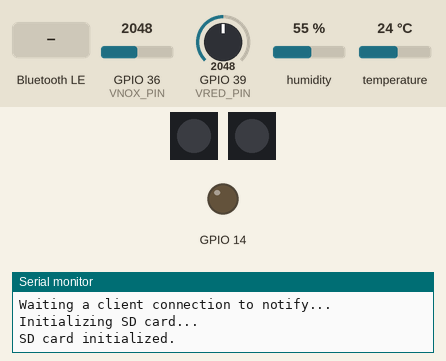
Bench run of a sketch on a simulated ESP32. Parts: 2 × 1 RGB LEDs in strip order, left to right, output pins drawn as LEDs (lit = HIGH), the last lines printed to the serial monitor. Inputs (shaded band) come from the test bench; at power-on: GPIO 36 (VNOX_PIN) = 2048, GPIO 39 (VRED_PIN) = 2048, humidity 55 %, temperature 24 °C. Dim RGB values are drawn brighter than linear; storage starts empty; nothing arrives over Bluetooth unless stated; a phone connects over Bluetooth LE 3 s after start.

Above: at 0.9 s.
1.0 s: Bluetooth LE write "3" received
2.5 s: Bluetooth LE write "3" received
At 10.5 s:
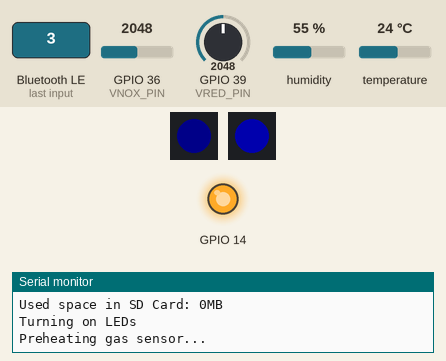
At 50.9 s:
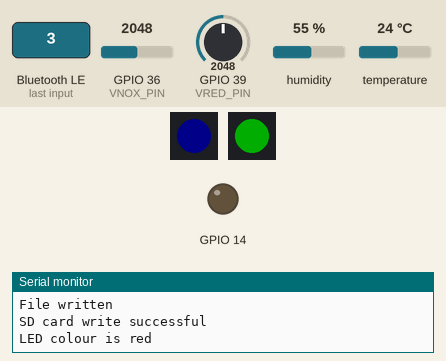
Timing chart, 0 to 51.6 s (numbered marks = the images above; inputs shaded):
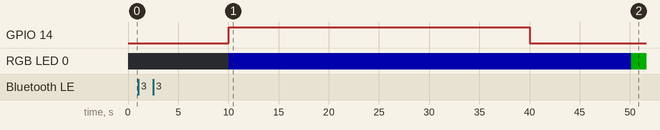

The sketch:

full_code_v5.ino
```cpp
#include "Adafruit_NeoPixel.h"
#include "DHT.h"
#include "SD.h"
#include "SPI.h"
#include <BLE2902.h>
#include <BLEDevice.h>
#include <BLEServer.h>
#include <BLEUtils.h>
#include <WiFi.h> //added to get MAC Address
#include <esp_wifi.h>

String prometeoID;

// Bluetooth Low Energy configuration
BLEServer *pServer = NULL;
BLECharacteristic *pCharacteristic = NULL;
BLECharacteristic *pDateTime = NULL;
BLECharacteristic *pStatusCloud = NULL;
bool deviceConnected = false;
bool oldDeviceConnected = false;
bool sent_to_client = false; // flag to know if we sent the data to the mobile or not
// See the following for generating UUIDs:https://www.uuidgenerator.net/
#define PROMETEO_SERVICE_UUID                                                                      \
  "2c32fd5f-5082-437e-8501-959d23d3d2fb" // BLE: UUID of the Prometeo Service
#define SENSORS_CHARACTERISTIC_UUID                                                                \
  "dcaaccb4-c1d1-4bc4-b406-8f6f45df0208" // BLE: UUID for sensors characteristic(all sensors
                                         // readings in only one characteristic)
#define DATE_TIME_CHARACTERISTIC_UUID                                                              \
  "e39c34e9-d574-47fc-a66e-425cec812aab" // BLE: UUID for the Date and Time characteristic, we are
                                         // going to get this value from the mobile
#define STATUS_CLOUD_CHARACTERISTIC_UUID                                                           \
  "125ad2af-97cd-4f7a-b1e2-5109561f740d" // BLE: UUID for the Status Cloud Color characteristic, we
                                         // are going to get this value from the mobile

// Global Variables definition
// Variables to put the readings from the sensors
uint32_t preHeatSeconds = 30; // 30 second preheat advised
uint32_t measureSeconds = 10; // configurable, 10-60 seconds
float tempValue = 0;
float humValue = 0;
float coValue = 0;
float no2Value = 0;
float tempValueStDev = 0;
float humValueStDev = 0;
float coValueStDev = 0;
float no2ValueStDev = 0;
float tempThreshold = 80; // 80C is max temperature rating for Prometeo device
float coThreshold = 420;  // 420ppm is AEGL2 10-minute limit
float no2Threshold = 8;   // 20ppm is AEGL2 10-minute limit; 8ppm is the limit Joan suggested
float coSensorMax = 1000; // 1000ppm is the max value it's rated for
float no2SensorMax = 10;  // 10ppm is the max value it's rated for
float tempArray[10];
float coArray[10];
float no2Array[10];
int arrayIndex = 0;
bool afterFirst10Mins = false;
int colourLED = 0; // 1 - green, 2 - yellow, 3 - red

// sensorValues is the variable where we put readings from all sensors
char sensorValues[40];
String date_time;

//  DHT22 configuration
#define DHTPIN 27 // Digital pin connected to the DHT sensor
#define DHTTYPE DHT22
DHT dht(DHTPIN, DHTTYPE);

//  LED(status) configuration
#define statusLED_PIN A0 //(ESP32 could be pin #26)
#define connectLED_PIN A1
#define LED_COUNT 1
#define BRIGHTNESS 50
Adafruit_NeoPixel statusLED(LED_COUNT, statusLED_PIN, NEO_GRBW + NEO_KHZ800);
Adafruit_NeoPixel connectLED(LED_COUNT, connectLED_PIN, NEO_GRBW + NEO_KHZ800);
String status_cloud;

//  SD CARD ChipSelect PIN configuration
#define CS_PIN 33 // 4 in some setups, 33 in others

// CJMCU-4541 configuration
#define PRE_PIN                                                                                    \
  14 // Replace DigitalPin# by the number where the Pre connection of the CJMCU-4514 is connected
#define VNOX_PIN 36 // Replace A3 by the AnalogPin# you are using
#define VRED_PIN 39 // Replace A4 by the AnalogPin# you are using

//  Functions Definition
// Needed to know if a device is connected or not (deviceConnected flag)
class MyServerCallbacks : public BLEServerCallbacks {
  void onConnect(BLEServer *pServer) { deviceConnected = true; };
  void onDisconnect(BLEServer *pServer) { deviceConnected = false; }
};

// With this kind of classes we can identify if the client app is writing a characteristic and we
// can take actions. In this case we get the Date and Time from the mobile app
class MyCallbacksDateTime : public BLECharacteristicCallbacks {
  void onWrite(BLECharacteristic *pCharacteristic) {
    std::string value = pCharacteristic->getValue();
    if (value.length() > 0) {
      date_time = "";

      for (int i = 0; i < value.length(); i++) {
        date_time = date_time + value[i];
      }

      Serial.println("*********");
      Serial.print("Date and Time sent by the Prometeo Mobile App: ");
      Serial.println(date_time);
      Serial.println("*********");
    }
  }
};

// This function is used to get the status color from the mobile
class MyCallbacksStatusCloud : public BLECharacteristicCallbacks {
  void onWrite(BLECharacteristic *pCharacteristic) {
    std::string value = pCharacteristic->getValue();
    if (value.length() > 0) {
      status_cloud = "";
      for (int i = 0; i < value.length(); i++) {
        status_cloud = status_cloud + value[i];
      }

      Serial.println("*********");
      Serial.print("Status Color sent by the Prometeo Mobile App: ");
      Serial.println(status_cloud);
      Serial.println("*********");
    }
  }
};

// Function for reading sensor values and taking average over set seconds
void readSensors() {
  // variables
  float sumTemp = 0;
  float sumHum = 0;
  float sumCO = 0;
  float sumNO2 = 0;
  uint32_t count = 0;
  float tempStDevArray[measureSeconds];
  float humStDevArray[measureSeconds];
  float coStDevArray[measureSeconds];
  float no2StDevArray[measureSeconds];

  // Average temp, humidity, and gas values over number of seconds (measureSeconds)
  while (count < measureSeconds) {
    // read temp/humidity sensor
    float temp = dht.readTemperature(); // temp in Celsius; for temp in Fahrenheit, use
                                        // dht.readTemperature(true);
    float hum = dht.readHumidity();
    sumTemp = sumTemp + temp;
    sumHum = sumHum + hum;
    tempStDevArray[count] = temp;
    humStDevArray[count] = hum;

    // Get Data from sensor CJMCU-4541
    int co = analogRead(VRED_PIN);
    int no2 = analogRead(VNOX_PIN);

    // Convert to voltage
    float vco = (3.3 * co) / 4096;
    float vno2 = (3.3 * no2) / 4096;
    // Convert to resistance
    float rco = 47000 * ((3.3 - vco) / vco);    // load resistor in red 1ohm
    float rno2 = ((270 * (3.3 - vno2)) / vno2); // load resistor in ox 270ohm
    // Convert to indicator concentration
    float conCO = 47000 / rco;
    float conNO2 = 270 / rno2;
    // PPM Calculation
    float ppmCO = (4.4138 * pow(conCO, -1.178));
    float ppmNO2 = ((-0.0003 * (conNO2 * conNO2)) + (0.1626 * conNO2) - 0.0217);
    sumCO = sumCO + ppmCO;
    sumNO2 = sumNO2 + ppmNO2;

    coStDevArray[count] = ppmCO;
    no2StDevArray[count] = ppmNO2;

    delay(1000);
    count++;
  }

  // calculate averages
  tempValue = sumTemp / count;
  humValue = sumHum / count;
  coValue = sumCO / count;
  no2Value = sumNO2 / count;

  int stdevCount = 0;
  float sumSDTemp = 0;
  float sumSDHum = 0;
  float sumSDCO = 0;
  float sumSDNO2 = 0;

  // calculate standard deviations
  // loop through arrays
  while (stdevCount < measureSeconds) {
    // take array[count] - average, square it
    float sdTemp = tempStDevArray[stdevCount] - tempValue;
    sdTemp = sdTemp * sdTemp;
    float sdHum = humStDevArray[stdevCount] - humValue;
    sdHum = sdHum * sdHum;
    float sdCO = coStDevArray[stdevCount] - coValue;
    sdCO = sdCO * sdCO;
    float sdNO2 = no2StDevArray[stdevCount] - no2Value;
    sdNO2 = sdNO2 * sdNO2;

    // add new value to sum
    sumSDTemp = sumSDTemp + sdTemp;
    sumSDHum = sumSDHum + sdHum;
    sumSDCO = sumSDCO + sdCO;
    sumSDNO2 = sumSDNO2 + sdNO2;

    stdevCount++;
  }

  // take sum/values, take square root of result
  tempValueStDev = sqrt(sumSDTemp / measureSeconds);
  humValueStDev = sqrt(sumSDHum / measureSeconds);
  coValueStDev = sqrt(sumSDCO / measureSeconds);
  no2ValueStDev = sqrt(sumSDNO2 / measureSeconds);

  if (coValue > coSensorMax) {
    Serial.println("CO reading exceeded sensor rating");
    coValue = -1;
    coValueStDev = 0;
  }

  if (no2Value > no2SensorMax) {
    Serial.println("NO2 reading exceeded sensor rating");
    no2Value = -1;
    no2ValueStDev = 0;
  }

  Serial.print("Avg Temperature: ");
  Serial.print(tempValue);
  Serial.print(" StDev Temp: ");
  Serial.print(tempValueStDev);
  Serial.print(" # Avg Humidity: ");
  Serial.print(humValue);
  Serial.print(" StDev Hum: ");
  Serial.println(humValueStDev);
  Serial.print("Avg CO: ");
  Serial.print(coValue);
  Serial.print(" StDev CO: ");
  Serial.print(coValueStDev);
  Serial.print(" # Avg NO2: ");
  Serial.print(no2Value);
  Serial.print(" StDev NO2: ");
  Serial.println(no2ValueStDev);

  // Sprintf with float only works in ESP32, we have to take in account in case we use another
  // processor
  // TODO: not sure about this part with st dev values
  sprintf(sensorValues, "%3.2f %3.2f %3.2f %3.2f %3.2f %3.2f %3.2f %3.2f", tempValue,
          tempValueStDev, humValue, humValueStDev, coValue, coValueStDev, no2Value, no2ValueStDev);

} // end readSensors()

// Procedure to write the data into the SD Card
// TO-DO: write the values into the SD Card identified by date_time of the first reading. It has to
// use rotational files We have to add the sent_to_client flag when we write the row in the file to
// know if we sent or not the data
void writeSDCard(fs::FS &fs, const char *path, const char *message) {
  Serial.printf("Writing file: %s\n", path);
  File file = fs.open(path, FILE_APPEND);

  if (!file) {
    Serial.println("Failed to open file for writing");
    return;
  }

  if (file.println(message)) {
    Serial.println("File written");
  } else {
    Serial.println("Write failed");
  }

  file.close();
  Serial.println("SD card write successful");

} // end writeSDCard()

void updateStatusLED() {
  // Update array values with new data
  tempArray[arrayIndex] = tempValue;
  coArray[arrayIndex] = coValue;
  no2Array[arrayIndex] = no2Value;

  // Get new averages
  float tempSum = 0;
  float coSum = 0;
  float no2Sum = 0;

  if (afterFirst10Mins) {
    for (int i = 0; i < 10; i++) {
      tempSum += tempArray[i];
      coSum += coArray[i];
      no2Sum += no2Array[i];
    }

    float tempAvg = tempSum / 10;
    float coAvg = coSum / 10;
    float no2Avg = no2Sum / 10;

    Serial.print("Temp 10min Avg:");
    Serial.print(tempAvg);
    Serial.print(" CO 10min Avg:");
    Serial.print(coAvg);
    Serial.print(" NO2 10min Avg:");
    Serial.println(no2Avg);

    // Check averages against thresholds
    if ((tempAvg > tempThreshold) || (coAvg > coThreshold) || (no2Avg > no2Threshold)) {
      Serial.println("Value over threshold, display red LED");
      colourLED = 3; // 1 - blue, 2 - yellow, 3 - red
    } else {
      colourLED = 1; // blue
    }
  } // end if(afterFirst10Mins)

  if (deviceConnected) // the mobile app has priority
  {
    colourLED = status_cloud.toInt(); // 1 - green, 2 - yellow, 3 - red
  }

  // Change LED colors
  switch (colourLED) {
    case 3:                                                   // red
      statusLED.setPixelColor(0, statusLED.Color(0, 255, 0)); // Red
      statusLED.show();
      Serial.println("LED colour is red");
      break;
    case 2:                                                     // yellow
      statusLED.setPixelColor(0, statusLED.Color(255, 255, 0)); // Yellow?
      statusLED.show();
      Serial.println("LED colour is yellow");
      break;
    case 1:                                                   // blue
      statusLED.setPixelColor(0, statusLED.Color(0, 0, 255)); // Blue
      statusLED.show();
      Serial.println("LED colour is blue");
      break;
  }

  // Update array index
  if (arrayIndex < 9) {
    arrayIndex++;
  } else {
    arrayIndex = 0;
    afterFirst10Mins = true;
  }
} // end updateStatusLED()

// initial setup
void setup() {
  Serial.println("Initial setup - begin");
  Serial.begin(115200);

  // Define Prometeo ID including MAC Address
  prometeoID = "Prometeo-" + WiFi.macAddress();
  Serial.println("This device is " + prometeoID);

  // Create the BLE Device
  BLEDevice::init(prometeoID.c_str());
  pServer = BLEDevice::createServer(); // Create the BLE Server
  pServer->setCallbacks(new MyServerCallbacks());
  BLEService *pService = pServer->createService(PROMETEO_SERVICE_UUID); // Create the BLE Service
  // Create a BLE Characteristic for the sensors readings
  pCharacteristic = pService->createCharacteristic(SENSORS_CHARACTERISTIC_UUID,
                                                   BLECharacteristic::PROPERTY_READ |
                                                       BLECharacteristic::PROPERTY_NOTIFY |
                                                       BLECharacteristic::PROPERTY_INDICATE);
  // Create a BLE Characteristic for the date and time, it has a PROPERTY_WRITE because we expect
  // the mobile to write this characteristic
  pDateTime = pService->createCharacteristic(DATE_TIME_CHARACTERISTIC_UUID,
                                             BLECharacteristic::PROPERTY_WRITE);
  pDateTime->setCallbacks(
      new MyCallbacksDateTime()); // Here we indicate the callback function that we'll be called
                                  // when the Mobile will write the date and time characteristic

  // Create a BLE Characteristic for the status color from the cloud, it has a PROPERTY_WRITE
  // because we expect the mobile to write this characteristic
  pStatusCloud = pService->createCharacteristic(STATUS_CLOUD_CHARACTERISTIC_UUID,
                                                BLECharacteristic::PROPERTY_WRITE);
  pStatusCloud->setCallbacks(
      new MyCallbacksStatusCloud()); // Here we indicate the callback function that we'll be called
                                     // when the Mobile will write the date and time characteristic
  pCharacteristic->addDescriptor(new BLE2902()); // Create BLE Descriptors
  pDateTime->addDescriptor(new BLE2902());
  pStatusCloud->addDescriptor(new BLE2902());

  // Start the service
  pService->start();

  // Start advertising
  BLEAdvertising *pAdvertising = BLEDevice::getAdvertising();
  pAdvertising->addServiceUUID(PROMETEO_SERVICE_UUID);
  pAdvertising->setScanResponse(false);
  pAdvertising->setMinPreferred(0x0); // set value to 0x00 to not advertise this parameter
  BLEDevice::startAdvertising();

  Serial.println("Waiting a client connection to notify...");

  // Initialize SD card...
  Serial.println("Initializing SD card...");
  if (!SD.begin(CS_PIN)) //
  {
    Serial.println("SD card initialization failed!");
    while (1)
      ;
  }
  Serial.println("SD card initialized.");

  // TODO: Name file according to timestamp
  uint8_t cardType = SD.cardType();
  delay(5000);
  Serial.print("SD Card Type: ");

  if (cardType == CARD_MMC)
    Serial.println("MMC");
  else if (cardType == CARD_SD)
    Serial.println("SDSC");
  else if (cardType == CARD_SDHC)
    Serial.println("SDHC");
  else if (cardType == CARD_NONE)
    Serial.println("No SD card attached");
  else
    Serial.println("UNKNOWN");

  uint64_t cardSize = SD.cardSize() / (1024 * 1024);
  Serial.printf("SD Card Size: %lluMB\n", cardSize);
  delay(5000);

  Serial.printf("Total space of SD Card: %lluMB\n", SD.totalBytes() / (1024 * 1024));
  Serial.printf("Used space in SD Card: %lluMB\n", SD.usedBytes() / (1024 * 1024));

  // Turn on LED
  Serial.println("Turning on LEDs");
  connectLED.begin(); // INITIALIZE NeoPixel strip object (REQUIRED)
  statusLED.begin();  // INITIALIZE NeoPixel strip object (REQUIRED)
  connectLED.setPixelColor(0, connectLED.Color(0, 0, 255)); // Blue
  connectLED.setBrightness(10);                             // Set BRIGHTNESS low
  connectLED.show();
  statusLED.setPixelColor(0, statusLED.Color(0, 0, 255)); // Blue
  statusLED.setBrightness(50);                            // Set BRIGHTNESS to about 1/5 (max = 255)
  statusLED.show();

  // Turn on dht22 temp/hum sensor
  dht.begin();

  // set up MiCS-4514 gas sensor
  pinMode(PRE_PIN, OUTPUT); // set preheat pin

  // Preheat gas sensor
  Serial.println("Preheating gas sensor...");
  digitalWrite(PRE_PIN, 1);
  int count = 0;
  while (count < preHeatSeconds) {
    delay(1000);
    count++;
  }
  digitalWrite(PRE_PIN, 0);
  Serial.println("Gas sensor preheated.");

  Serial.println("Finished initial setup");
  Serial.println("");

} // end setup()

void loop() {
  Serial.println("loop - begin");
  // We read the different sensor values
  readSensors();

  // Flag to know if we sent the data to the mobile, so we can store this flag in the SD Card. In
  // case the row in the file in the SD Card has this value false, we can send later
  sent_to_client = false;

  if (deviceConnected) {
    pCharacteristic->setValue(sensorValues);
    // We send a notification to the client that is connected (our Prometeo mobile app)
    pCharacteristic->notify();
    // We put the flag true to know that we sent this data
    sent_to_client = true;
    writeSDCard(SD, "/sensorsReadingData0.txt",
                date_time.c_str()); // Writing date and time in SD card before sensorReading DataLog
    Serial.print("Writing datetime to SD card:");
    Serial.println(date_time.c_str());
    connectLED.show();
  } else {
    Serial.println("Bluetooth not connected");
    connectLED.setPixelColor(0, connectLED.Color(0, 0, 255)); // Blue
    connectLED.setBrightness(10);                             // Set BRIGHTNESS low
    connectLED.show();                                        // or just turn connect LED off?
  }

  // disconnecting
  if (!deviceConnected && oldDeviceConnected) {
    delay(500);                  // give the bluetooth stack the chance to get things ready
    pServer->startAdvertising(); // restart advertising
    Serial.println("start advertising");
    oldDeviceConnected = deviceConnected;
  }

  // connecting
  if (deviceConnected && !oldDeviceConnected) {
    // do stuff here on connecting
    oldDeviceConnected = deviceConnected;
  }

  // Always write in the SD Card, if there is a Prometeo mobile app connected then we can put a flag
  // to now that the data was sent to the mobile (so, we don't have to send again)
  if (sent_to_client)
    Serial.print("SENT TO MOBILE: ");
  else
    Serial.print("NOT SENT TO MOBILE: ");

  Serial.println(sensorValues);
  writeSDCard(SD, "/sensorsReadingData0.txt", date_time.c_str());
  writeSDCard(SD, "/sensorsReadingData0.txt", sensorValues);

  // update LED color based on thresholds
  updateStatusLED();

  // TODO: do we need this? Serial.println("Characteristics sent.");

  uint32_t delaySeconds = (60 - measureSeconds) * 1000;
  delay(delaySeconds);
  Serial.println("loop - end");
  Serial.println(" ");

} // end loop
```
